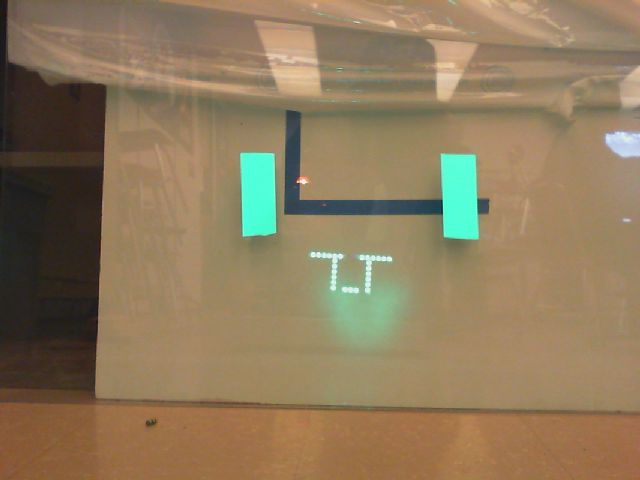
#> input picture OpenCV/test_image.jpeg, 640 x 480 px
$ python -i targetTracking.py   (imports and definitions only)
#> lines starting #> are read from the running program, lines starting #| are printed output that depends on the picture; after the words box and inside, x2 and y2 are one past the last pixel; in counts of white or black regions, pixels touching at a corner belong together
#> further down, picture is the input picture: shape (480, 640, 3); mean B, G, R 91.9, 121.9, 141.6
import cv2
import numpy as np
import os
import socket
import math
import time

#################################################################################################################

MAX_FRAMERATE = 20 # Limits the framerate if image processing finishes early.

OPEN_WINDOWS = socket.gethostname() != "raspberrypi" # Opens windows to view the mask created by the color range filters. DO NOT ENABLE ON PI.

# Range of colors to accept as target (Hue, Saturation, Value)
# Values range from 0 to 255. If using an online color picker, make sure to
# adjust their values for this range. Most websites use 0 to 360 for hue,
# and 0 to 100 for saturation and value.
MIN_HSV = (MIN_HUE, MIN_SAT, MIN_VAL) = (50, 100, 50)
MAX_HSV = (MAX_HUE, MAX_SAT, MAX_VAL) = (170, 255, 180)

TARGET_RECT_SIZE_INCHES = (2, 5) # Target's size in inches (width, height).
TARGET_RECT_DIAGONAL_INCHES = (TARGET_RECT_SIZE_INCHES[0]**2 + TARGET_RECT_SIZE_INCHES[1]**2)**(0.5) # Diagonal of the rectangle of the target.
TARGET_YOFFSET = 2.5 # The vertical offset (in inches) where the target should be found.
TARGET_MAX_YOFFSET = 20 # The max difference that the target may be from the specified Y-Offset.

TARGET_ASPECT_RATIO = min(TARGET_RECT_SIZE_INCHES) / max(TARGET_RECT_SIZE_INCHES) # The aspect ratio of the target (short side divided by long side).
TARGET_ASPECT_MARGIN_OF_ERROR = 0.60 # Percentage that any rectangles that are found may defer from the known aspect ratio

SHAPE_BOUNDINGBOX_ASPECT_RATIO_MAX_DIFF = 0.60 # Maximum difference (in percent) between a shapes aspect ratio (based on distances between corners) and its bounding box's aspect ratio.

ACCEPTABLE_SIDE_PERCENT_DIFFERENCE = 0.5 # Maximum difference between a rectangles opposing sides to be accepted (in percent).

IMAGE_SIZE = (IMAGE_WIDTH, IMAGE_HEIGHT) = (640, 360) # Resolution of the input images
IMAGE_DIAGONAL = (IMAGE_SIZE[0]**2 + IMAGE_SIZE[1]**2)**(0.5) # Diagonal (in pixels) of the input images

CAMERA_FOV = 68.5 # Field of view of the camera, in degrees.

#################################################################################################################

COTANGENT_FOV = 1 / math.tan(math.radians(CAMERA_FOV / 2.0)) # Pre-processed for efficiency. The cotangent of half of the camera's FOV.

# Get the camera's address (defaults to 0, or USB camera).
CAMERA_URL = 0

# [14 lines not run here, left out]

# Get the RoboRIO's IP address (defaults to static IP 10.25.50.20).
UDP_IP = "10.25.50.20"

# [7 lines not run here, left out]

UDP_PORT = 8890 # Port on RoboRIO to send data to.

# Distance between two points
def dist(x1, y1, x2, y2):
    return ((x1 - x2)*(x1 - x2)+(y1 - y2)*(y1 - y2))**(0.5)

# Process an image and find targets (Returns a list of tuples with 6 elements each).
def processCamera(imgOriginal):
    imgHSV = cv2.cvtColor(imgOriginal, cv2.COLOR_BGR2HSV) # Convert image to HSV format
#> imgHSV: shape (480, 640, 3); mean H, S, V 20.6, 97.1, 145.8

    # Filter image based on color range.
    lowerBound = np.array(MIN_HSV)
    upperBound = np.array(MAX_HSV)

    mask = cv2.inRange(imgHSV, lowerBound, upperBound)
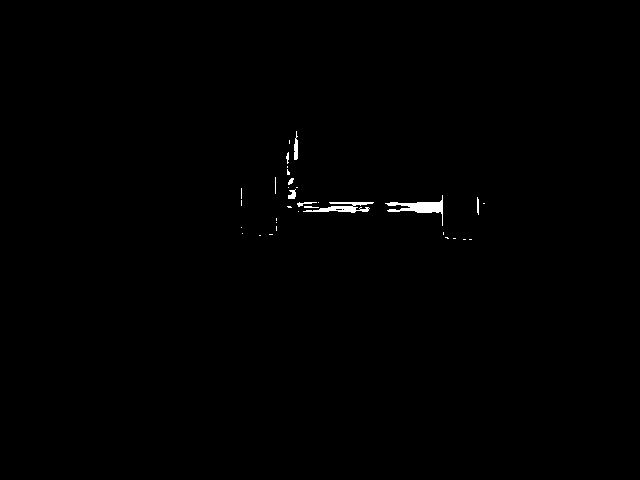
#> mask: shape (480, 640); 0.41% white; 33 white regions (24 under 20 px), largest, box (x1, y1, x2, y2) and area: (385, 195, 443, 226) 498, (303, 202, 374, 213) 360, (294, 131, 298, 160) 85
    maskDrawable = cv2.cvtColor(mask, cv2.COLOR_GRAY2BGR) # Drawable version of mask (RGB rather than Black and White)
#> maskDrawable: shape (480, 640, 3); 0.41% white; 33 white regions (24 under 20 px)

    # Find contours in the thresholded image
    cnts = cv2.findContours(mask.copy(), cv2.RETR_EXTERNAL,
                            cv2.CHAIN_APPROX_SIMPLE)[1]
#> cnts = 33 contours, 28 with area under 20; largest, box (x1, y1, x2, y2) and area: (385, 195, 443, 226) 394, (303, 202, 374, 213) 249, (294, 131, 298, 160) 55, (288, 189, 296, 199) 38, (297, 202, 317, 207) 20

    dataPoints = []

    for c in cnts:
        peri = cv2.arcLength(c, True) # Perimeter of contour
        approx = cv2.approxPolyDP(c, 0.04 * peri, True) # Simplified contour (should be a rectangle if the contour is a target).

        if len(approx) == 4:
            # Get lengths of sides (Either clockwise or counterclockwise)
            sideLengths = [0, 0, 0, 0]
            for i in range(4):
                sideLengths[i] = dist(approx[i][0][0], approx[i][0][1],
                                      approx[(i+1)%4][0][0], approx[(i+1)%4][0][1])

            # Average opposing sides to find width and height (Not necessarly in the correct orientation. Width and height are reversable here).
            width = (sideLengths[0] + sideLengths[2])/2.0
            height = (sideLengths[1] + sideLengths[3])/2.0

            widthSideDiff = abs(sideLengths[0] - sideLengths[2]) / width # Difference in width-wise side lengths in percent
            heightSideDiff = abs(sideLengths[1] - sideLengths[3]) / height # Difference in hight-wise side lengths in percent

            # Short and long sides
            shortSide = min(width, height)
            longSide = max(width, height)

            # Find corners of bounding box
            maxX = max(approx[0][0][0],approx[1][0][0],approx[2][0][0],approx[3][0][0])
            maxY = max(approx[0][0][1],approx[1][0][1],approx[2][0][1],approx[3][0][1])
            minX = min(approx[0][0][0],approx[1][0][0],approx[2][0][0],approx[3][0][0])
            minY = min(approx[0][0][1],approx[1][0][1],approx[2][0][1],approx[3][0][1])

            # Calculate width, height, and aspect ratio of bounding box.
            boundboxWidth = maxX - minX
            boundboxHeight = maxY - minY
            boundboxAR = boundboxWidth / boundboxHeight

            # Calculate area and aspect ratio of contour
            size = width * height
            ar = shortSide / longSide # Will always be less than one, as short side is divided by long side.

            if (size > 250 and # Minimum area of 250 pixels
                ar >= TARGET_ASPECT_RATIO * (1 - TARGET_ASPECT_MARGIN_OF_ERROR) and # Aspect ratio of shape is within specified range of the given aspect ratio.
                ar <= TARGET_ASPECT_RATIO * (1 + TARGET_ASPECT_MARGIN_OF_ERROR) and
                widthSideDiff < ACCEPTABLE_SIDE_PERCENT_DIFFERENCE and # Width and height side differences are acceptable (not stretched out/distorted)
                heightSideDiff < ACCEPTABLE_SIDE_PERCENT_DIFFERENCE and
                abs(boundboxAR / ar - 1) < SHAPE_BOUNDINGBOX_ASPECT_RATIO_MAX_DIFF): # Bounding box's aspect ratio and the actual shape's aspect ratio are close enough to each other.

                # Calculate average diagonal of shape
                diagonal = (dist(approx[0][0][0],approx[0][0][1],
                                 approx[2][0][0],approx[2][0][1]) +
                            dist(approx[1][0][0],approx[1][0][1],
                                 approx[3][0][0],approx[3][0][1])) / 2

                # Find center of shape
                avgCoordinates = (avgX, avgY) = ((approx[0][0][0]+approx[1][0][0]+approx[2][0][0]+approx[3][0][0])/4,
                                                 (approx[0][0][1]+approx[1][0][1]+approx[2][0][1]+approx[3][0][1])/4)

                # Calculate distance, X Offset, and Y Offset of target
                percentOfView = diagonal / IMAGE_DIAGONAL
                diagonalOfObjectPlaneInches = TARGET_RECT_DIAGONAL_INCHES / percentOfView
                widthOfObjectPlaneInches = (IMAGE_WIDTH / IMAGE_DIAGONAL) * diagonalOfObjectPlaneInches
                heightOfObjectPlaneInches = (IMAGE_HEIGHT / IMAGE_DIAGONAL) * diagonalOfObjectPlaneInches

                objectDist = diagonalOfObjectPlaneInches * 0.5 * COTANGENT_FOV
                objectXOffset = ((avgX / IMAGE_WIDTH) - (1/2)) * widthOfObjectPlaneInches
                objectYOffset = -((avgY / IMAGE_HEIGHT) - (1/2)) * heightOfObjectPlaneInches

                if (abs(objectYOffset - TARGET_YOFFSET) < TARGET_MAX_YOFFSET): # Shape is within Y Offset range
                    # Calculate angles of target
                    xAngle = math.degrees(math.atan2(objectXOffset, objectDist))
                    yAngle = math.degrees(math.atan2(objectYOffset, objectDist))

                    # Calculate the percent match, which is an arbitrary number that represents how closely the shape matches the target.
                    percentMatch = 1 - abs(ar / TARGET_ASPECT_RATIO - 1)
                    percentMatch *= 1 - abs(boundboxAR / ar - 1)
                    percentMatch *= 1 - ((objectYOffset - TARGET_YOFFSET) / (TARGET_MAX_YOFFSET))**2

                    # Draw on image mask and original image if opening windows is enabled.
                    if (OPEN_WINDOWS):
                        cv2.drawContours(imgOriginal, [approx], -1, (0,255,0), 2)
                        cv2.drawContours(maskDrawable, [approx], -1, (0,255,0), 2)
                        cv2.putText(imgOriginal, "{0:.1f}".format(percentMatch * 100) + "% match, " + "{0:.2f}".format(objectDist) + " inches, " +
                                    "{0:.2f}".format(xAngle) + " degrees",
                                    (minX, minY), cv2.FONT_HERSHEY_SIMPLEX, 0.3, (255,0,0))

                    dataPoints += [(percentMatch, objectDist, objectXOffset, objectYOffset, xAngle, yAngle)] # Add data to list

            else:
                # Draw on image mask and original image if opening windows is enabled.
                if (OPEN_WINDOWS):
                    cv2.drawContours(imgOriginal, [approx], -1, (255,0,0), 1)
                    cv2.drawContours(maskDrawable, [approx], -1, (255,0,0), 1)
                    cv2.putText(imgOriginal, "{0:.1f}".format(abs(ar / TARGET_ASPECT_RATIO - 1) * 100) + "% AR mismatch",
                                (maxX, minY), cv2.FONT_HERSHEY_SIMPLEX, 0.3, (0,0,255))
#> this loop made 33 passes
#> (peri, approx, width, height, widthSideDiff, heightSideDiff, shortSide) on passes 15, 22: (8.83, [[287, 206], [288, 207], [291, 207], [290, 206]], 1.41, 3, 0, 0, 1.41), (216.8, [[442, 225], [442, 195], [385, 203], [440, 211]], 42.79, 35.85, 0.598, 1.21, 35.85)
#> (peri, approx) on passes 1, 2, 3, 5, 6, 7: (4, [[469, 239], [471, 239]]), (4, [[463, 239], [465, 239]]), (4, [[453, 238], [455, 238]]), (2, [[259, 235], [260, 235]]), (6, [[269, 234], [272, 234]]), (0, [[242, 233]])
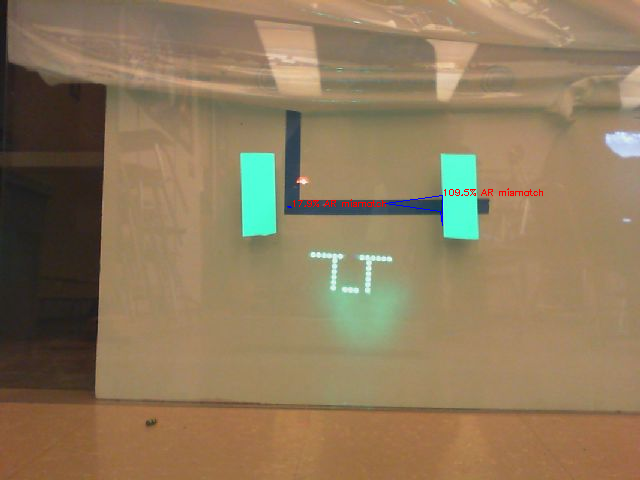
#> imgOriginal: shape (480, 640, 3); 0.19% of pixels changed, all inside (x1, y1, x2, y2) = (287, 188, 543, 226)
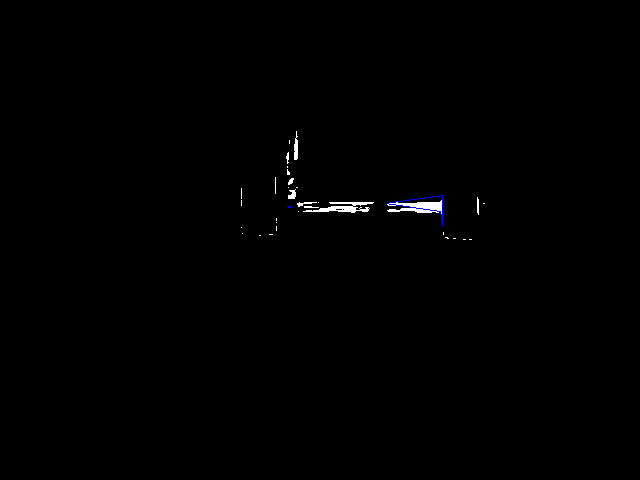
#> maskDrawable: shape (480, 640, 3); mean B, G, R 1.1, 1, 1
#> after the loop, dataPoints = []

    # Display image and image mask.
    if (OPEN_WINDOWS):
        try:
            cv2.imshow('Original', imgOriginal)
            cv2.imshow('Mask', maskDrawable)
        except Exception:
            print("Can't display window!")

    return dataPoints

# [82 lines left out: function main, not called in this run]

###################################################################################################

# [2 lines not run here, left out]

>>> import cv2
>>> picture = cv2.imread('test_image.jpeg')
>>> result = processCamera(picture)
#> result = []

$ run again, on OpenCV/test.png
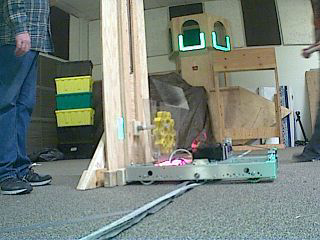
#> input picture OpenCV/test.png, 320 x 240 px
#> picture is the input picture: shape (240, 320, 3); mean B, G, R 123.9, 131.8, 121.6
#> imgHSV: shape (240, 320, 3); mean H, S, V 64.8, 58.4, 137.8
#> in processCamera, `mask = cv2.inRange(imgHSV, lowerBound, upperBound)`:
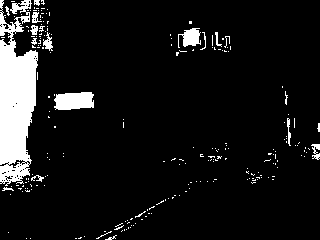
#> mask: shape (240, 320); 8.9% white; 224 white regions (206 under 20 px), largest, box (x1, y1, x2, y2) and area: (0, 0, 38, 186) 4705, (54, 92, 94, 110) 608, (178, 28, 201, 48) 284
#> cnts = 224 contours, 216 with area under 20; largest, box (x1, y1, x2, y2) and area: (0, 0, 38, 186) 4513, (54, 92, 94, 110) 552, (178, 28, 201, 48) 228, (43, 32, 53, 51) 66, (311, 144, 320, 160) 50, (32, 12, 42, 23) 46, (30, 25, 38, 35) 44, (287, 118, 291, 146) 33
#> the loop in processCamera, `for c in cnts:` made 224 passes
#> (c, peri, approx, width, height, widthSideDiff, heightSideDiff, shortSide) on passes 20, 24: ([[128, 222], [127, 223], [128, 222], [129, 222]], 4.83, [[129, 222], [128, 222], [127, 223], [128, 222]], 1.21, 1.21, 0.343, 0.343, 1.21), ([[131, 218], [130, 219], [131, 219], [132, 218]], 4.83, [[132, 218], [131, 218], [130, 219], [131, 219]], 1, 1.41, 0, 0, 1)
#> after the loop in processCamera, `for c in cnts:`:
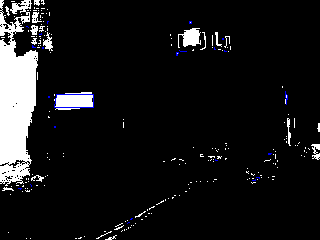
#> maskDrawable: shape (240, 320, 3); mean B, G, R 22.7, 22, 22
#> after the loop in processCamera, `for c in cnts:`: dataPoints = []
